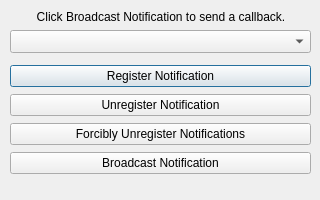
<?xml version="1.0" encoding="UTF-8"?>
<ui version="4.0">
 <class>Dialog</class>
 <widget class="QDialog" name="Dialog">
  <property name="windowModality">
   <enum>Qt::ApplicationModal</enum>
  </property>
  <property name="geometry">
   <rect>
    <x>0</x>
    <y>0</y>
    <width>320</width>
    <height>200</height>
   </rect>
  </property>
  <property name="minimumSize">
   <size>
    <width>320</width>
    <height>200</height>
   </size>
  </property>
  <property name="maximumSize">
   <size>
    <width>320</width>
    <height>200</height>
   </size>
  </property>
  <property name="windowTitle">
   <string>Custom Notifications Demo</string>
  </property>
  <widget class="QWidget" name="verticalLayoutWidget">
   <property name="geometry">
    <rect>
     <x>10</x>
     <y>60</y>
     <width>301</width>
     <height>121</height>
    </rect>
   </property>
   <layout class="QVBoxLayout" name="button_layout">
    <property name="spacing">
     <number>2</number>
    </property>
    <item>
     <widget class="QPushButton" name="register_button">
      <property name="text">
       <string>Register Notification</string>
      </property>
     </widget>
    </item>
    <item>
     <widget class="QPushButton" name="unregister_button">
      <property name="text">
       <string>Unregister Notification</string>
      </property>
     </widget>
    </item>
    <item>
     <widget class="QPushButton" name="force_unregister_button">
      <property name="text">
       <string>Forcibly Unregister Notifications</string>
      </property>
     </widget>
    </item>
    <item>
     <widget class="QPushButton" name="broadcast_button">
      <property name="text">
       <string>Broadcast Notification</string>
      </property>
     </widget>
    </item>
   </layout>
  </widget>
  <widget class="QComboBox" name="channels">
   <property name="geometry">
    <rect>
     <x>10</x>
     <y>30</y>
     <width>301</width>
     <height>23</height>
    </rect>
   </property>
   <property name="currentText">
    <string/>
   </property>
  </widget>
  <widget class="QLabel" name="label">
   <property name="geometry">
    <rect>
     <x>16</x>
     <y>10</y>
     <width>290</width>
     <height>16</height>
    </rect>
   </property>
   <property name="text">
    <string>Click Broadcast Notification to send a callback.</string>
   </property>
   <property name="alignment">
    <set>Qt::AlignHCenter|Qt::AlignTop</set>
   </property>
  </widget>
  <widget class="QWidget" name="horizontalLayoutWidget">
   <property name="geometry">
    <rect>
     <x>0</x>
     <y>180</y>
     <width>321</width>
     <height>16</height>
    </rect>
   </property>
   <layout class="QHBoxLayout" name="status_bar_layout"/>
  </widget>
 </widget>
 <resources/>
 <connections/>
</ui>
